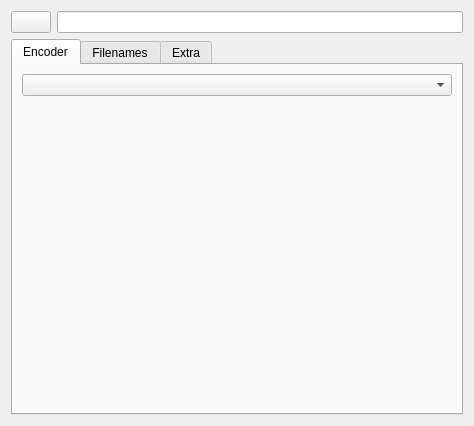
<?xml version="1.0" encoding="UTF-8"?>
<ui version="4.0">
 <class>ProfileDataWidgetUI</class>
 <widget class="QWidget" name="ProfileDataWidgetUI">
  <property name="geometry">
   <rect>
    <x>0</x>
    <y>0</y>
    <width>450</width>
    <height>404</height>
   </rect>
  </property>
  <layout class="QVBoxLayout" name="verticalLayout_3">
   <item>
    <layout class="QHBoxLayout" name="horizontalLayout_2">
     <item>
      <widget class="KIconButton" name="kiconbutton_icon"/>
     </item>
     <item>
      <widget class="QLineEdit" name="qlineedit_name">
       <property name="sizePolicy">
        <sizepolicy hsizetype="MinimumExpanding" vsizetype="Fixed">
         <horstretch>0</horstretch>
         <verstretch>0</verstretch>
        </sizepolicy>
       </property>
      </widget>
     </item>
    </layout>
   </item>
   <item>
    <widget class="QTabWidget" name="tabWidget">
     <property name="currentIndex">
      <number>0</number>
     </property>
     <widget class="QWidget" name="tab">
      <attribute name="title">
       <string>Encoder</string>
      </attribute>
      <layout class="QVBoxLayout" name="verticalLayout">
       <item>
        <widget class="KComboBox" name="kcombobox_encoder">
         <property name="font">
          <font>
           <weight>50</weight>
           <bold>false</bold>
          </font>
         </property>
        </widget>
       </item>
       <item>
        <widget class="QStackedWidget" name="stackedWidget_encoder">
         <property name="minimumSize">
          <size>
           <width>430</width>
           <height>300</height>
          </size>
         </property>
         <property name="font">
          <font>
           <weight>50</weight>
           <bold>false</bold>
          </font>
         </property>
         <widget class="QWidget" name="page_2"/>
        </widget>
       </item>
      </layout>
     </widget>
     <widget class="QWidget" name="tab_3">
      <attribute name="title">
       <string>Filenames</string>
      </attribute>
      <layout class="QGridLayout" name="gridLayout_5">
       <item row="0" column="0">
        <widget class="QGroupBox" name="groupBox_filenames">
         <property name="enabled">
          <bool>true</bool>
         </property>
         <property name="title">
          <string notr="true"/>
         </property>
         <layout class="QGridLayout" name="gridLayout_2">
          <item row="0" column="0">
           <layout class="QHBoxLayout" name="horizontalLayout">
            <item>
             <widget class="QLabel" name="label_pattern">
              <property name="font">
               <font>
                <weight>50</weight>
                <bold>false</bold>
               </font>
              </property>
              <property name="text">
               <string>Pattern:</string>
              </property>
             </widget>
            </item>
            <item>
             <widget class="QLineEdit" name="qlineedit_pattern">
              <property name="font">
               <font>
                <weight>50</weight>
                <bold>false</bold>
               </font>
              </property>
             </widget>
            </item>
            <item>
             <widget class="QPushButton" name="kpushbutton_pattern">
              <property name="font">
               <font>
                <weight>50</weight>
                <bold>false</bold>
               </font>
              </property>
             </widget>
            </item>
           </layout>
          </item>
          <item row="1" column="0">
           <widget class="QCheckBox" name="checkBox_fat32compatible">
            <property name="font">
             <font>
              <weight>50</weight>
              <bold>false</bold>
             </font>
            </property>
            <property name="text">
             <string>Create FAT32 compatible filenames</string>
            </property>
           </widget>
          </item>
          <item row="2" column="0">
           <widget class="QCheckBox" name="checkBox_underscore">
            <property name="font">
             <font>
              <weight>50</weight>
              <bold>false</bold>
             </font>
            </property>
            <property name="text">
             <string>Replace spaces with underscores</string>
            </property>
           </widget>
          </item>
          <item row="3" column="0">
           <widget class="QCheckBox" name="checkBox_2digitstracknum">
            <property name="toolTip">
             <string>This setting overrides any parameterized variable settings in the pattern</string>
            </property>
            <property name="text">
             <string>Set 2 digits track number (e.g. 01, 02, 03...)</string>
            </property>
           </widget>
          </item>
         </layout>
        </widget>
       </item>
       <item row="1" column="0">
        <spacer name="verticalSpacer">
         <property name="orientation">
          <enum>Qt::Vertical</enum>
         </property>
         <property name="sizeHint" stdset="0">
          <size>
           <width>20</width>
           <height>248</height>
          </size>
         </property>
        </spacer>
       </item>
      </layout>
     </widget>
     <widget class="QWidget" name="tab_2">
      <attribute name="title">
       <string>Extra</string>
      </attribute>
      <layout class="QGridLayout" name="gridLayout_4">
       <item row="0" column="0">
        <widget class="QGroupBox" name="groupBox_extrafiles">
         <property name="title">
          <string notr="true"/>
         </property>
         <layout class="QGridLayout" name="gridLayout">
          <item row="1" column="1">
           <widget class="QPushButton" name="kpushbutton_playlist">
            <property name="font">
             <font>
              <weight>50</weight>
              <bold>false</bold>
             </font>
            </property>
            <property name="text">
             <string>Settings..</string>
            </property>
           </widget>
          </item>
          <item row="1" column="2">
           <spacer name="horizontalSpacer">
            <property name="orientation">
             <enum>Qt::Horizontal</enum>
            </property>
            <property name="sizeHint" stdset="0">
             <size>
              <width>81</width>
              <height>20</height>
             </size>
            </property>
           </spacer>
          </item>
          <item row="2" column="0">
           <widget class="QCheckBox" name="checkBox_info">
            <property name="font">
             <font>
              <weight>50</weight>
              <bold>false</bold>
             </font>
            </property>
            <property name="text">
             <string>Create info file</string>
            </property>
           </widget>
          </item>
          <item row="4" column="1">
           <widget class="QPushButton" name="kpushbutton_cuesheet">
            <property name="text">
             <string>Settings..</string>
            </property>
           </widget>
          </item>
          <item row="2" column="1">
           <widget class="QPushButton" name="kpushbutton_info">
            <property name="font">
             <font>
              <weight>50</weight>
              <bold>false</bold>
             </font>
            </property>
            <property name="text">
             <string>Settings..</string>
            </property>
           </widget>
          </item>
          <item row="3" column="0">
           <widget class="QCheckBox" name="checkBox_hashlist">
            <property name="font">
             <font>
              <weight>50</weight>
              <bold>false</bold>
             </font>
            </property>
            <property name="text">
             <string>Create hashlist</string>
            </property>
           </widget>
          </item>
          <item row="3" column="1">
           <widget class="QPushButton" name="kpushbutton_hashlist">
            <property name="font">
             <font>
              <weight>50</weight>
              <bold>false</bold>
             </font>
            </property>
            <property name="text">
             <string>Settings..</string>
            </property>
           </widget>
          </item>
          <item row="4" column="0">
           <widget class="QCheckBox" name="checkBox_cuesheet">
            <property name="text">
             <string>Create cue sheet</string>
            </property>
           </widget>
          </item>
          <item row="0" column="0">
           <widget class="QCheckBox" name="checkBox_cover">
            <property name="font">
             <font>
              <weight>50</weight>
              <bold>false</bold>
             </font>
            </property>
            <property name="text">
             <string>Store cover file</string>
            </property>
           </widget>
          </item>
          <item row="0" column="1">
           <widget class="QPushButton" name="kpushbutton_cover">
            <property name="font">
             <font>
              <weight>50</weight>
              <bold>false</bold>
             </font>
            </property>
            <property name="text">
             <string>Settings..</string>
            </property>
           </widget>
          </item>
          <item row="1" column="0">
           <widget class="QCheckBox" name="checkBox_playlist">
            <property name="font">
             <font>
              <weight>50</weight>
              <bold>false</bold>
             </font>
            </property>
            <property name="text">
             <string>Create playlist</string>
            </property>
           </widget>
          </item>
         </layout>
        </widget>
       </item>
       <item row="1" column="0">
        <widget class="QGroupBox" name="groupBox_singlefile">
         <property name="title">
          <string notr="true"/>
         </property>
         <layout class="QGridLayout" name="gridLayout_3">
          <item row="0" column="0">
           <widget class="QCheckBox" name="checkBox_singlefile">
            <property name="enabled">
             <bool>true</bool>
            </property>
            <property name="minimumSize">
             <size>
              <width>134</width>
              <height>0</height>
             </size>
            </property>
            <property name="text">
             <string>Write single file</string>
            </property>
           </widget>
          </item>
          <item row="0" column="1">
           <widget class="QPushButton" name="kpushbutton_singlefile">
            <property name="enabled">
             <bool>true</bool>
            </property>
            <property name="text">
             <string>Settings..</string>
            </property>
           </widget>
          </item>
          <item row="0" column="2">
           <spacer name="horizontalSpacer_2">
            <property name="orientation">
             <enum>Qt::Horizontal</enum>
            </property>
            <property name="sizeHint" stdset="0">
             <size>
              <width>187</width>
              <height>20</height>
             </size>
            </property>
           </spacer>
          </item>
         </layout>
        </widget>
       </item>
       <item row="2" column="0">
        <widget class="QGroupBox" name="groupBox_replaygain">
         <property name="title">
          <string notr="true"/>
         </property>
         <layout class="QGridLayout" name="gridLayout_6">
          <item row="0" column="0">
           <widget class="QCheckBox" name="checkBox_replaygain">
            <property name="enabled">
             <bool>true</bool>
            </property>
            <property name="minimumSize">
             <size>
              <width>134</width>
              <height>0</height>
             </size>
            </property>
            <property name="text">
             <string>Calculate ReplayGain</string>
            </property>
           </widget>
          </item>
          <item row="0" column="2">
           <spacer name="horizontalSpacer_3">
            <property name="orientation">
             <enum>Qt::Horizontal</enum>
            </property>
            <property name="sizeHint" stdset="0">
             <size>
              <width>187</width>
              <height>20</height>
             </size>
            </property>
           </spacer>
          </item>
         </layout>
        </widget>
       </item>
       <item row="2" column="0">
        <spacer name="verticalSpacer_2">
         <property name="orientation">
          <enum>Qt::Vertical</enum>
         </property>
         <property name="sizeHint" stdset="0">
          <size>
           <width>20</width>
           <height>88</height>
          </size>
         </property>
        </spacer>
       </item>
      </layout>
     </widget>
    </widget>
   </item>
  </layout>
 </widget>
 <customwidgets>
  <customwidget>
   <class>KIconButton</class>
   <extends>QPushButton</extends>
   <header>KIconButton</header>
  </customwidget>
  <customwidget>
   <class>KComboBox</class>
   <extends>QComboBox</extends>
   <header>kcombobox.h</header>
  </customwidget>
  <customwidget>
   <class>QLineEdit</class>
   <extends>QLineEdit</extends>
   <header>qlineedit.h</header>
  </customwidget>
 </customwidgets>
 <resources/>
 <connections/>
</ui>
